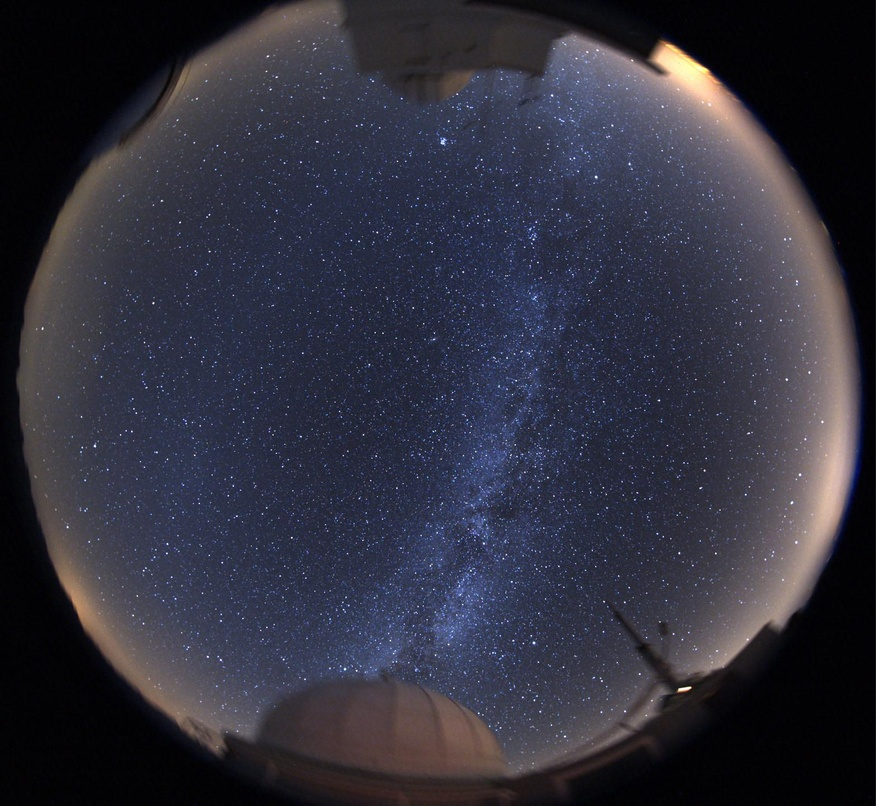
#> input picture v5/examples/milky_way/input.jpeg, 876 x 806 px, shrunk from 1569 x 1444 before the run
$ python -i point_star_footprint.py   (imports and definitions only)
#> lines starting #> are read from the running program, lines starting #| are printed output that depends on the picture; after the words box and inside, x2 and y2 are one past the last pixel; in counts of white or black regions, pixels touching at a corner belong together
"""Conservative image-only support masks for framed fisheye photographs."""
from __future__ import annotations

import hashlib
from pathlib import Path

import numpy as np
from scipy.ndimage import (
    binary_closing,
    binary_fill_holes,
    gaussian_filter,
    label,
)


def _luminance(image):
    pixels = np.asarray(image, dtype=float)
    if pixels.ndim == 3 and pixels.shape[2] >= 3:
        pixels = pixels[..., :3] @ np.array([.2126, .7152, .0722])
    if pixels.ndim != 2 or min(pixels.shape) < 15 or not np.isfinite(pixels).all():
        raise ValueError('A finite greyscale or RGB image at least 15 pixels wide is required')
    return pixels


def _full_image(shape, reason, **details):
    audit = dict(
        status='full_image',
        method='image_luminance_connected_footprint',
        valid_pixel_fraction=1.,
        threshold_adu=None,
        inside_median_adu=None,
        outside_median_adu=None,
        reason=reason,
        metadata_used=False,
        ocr_used=False,
        code_sha256=hashlib.sha256(Path(__file__).read_bytes()).hexdigest(),
    )
    audit.update(details)
    return np.ones(shape, dtype=bool), audit


def infer_sky_footprint(image):
    """Return a Boolean sky-support mask inferred only from image luminance.

    Ambiguous images deliberately fall back to the complete detector.  The
    mask separates a coherent illuminated field from a darker surrounding
    frame; it is not a semantic sky, obstruction, or text classifier.
    """
    pixels = _luminance(image)
    h, w = pixels.shape
    band = max(2, round(min(h, w)/40))
    border = np.zeros((h, w), dtype=bool)
    border[:band] = border[-band:] = True
    border[:, :band] = border[:, -band:] = True
    inset_y, inset_x = max(band, h//4), max(band, w//4)
    interior = pixels[inset_y:h-inset_y, inset_x:w-inset_x]
    if not interior.size:
        return _full_image(pixels.shape, 'Image has no interior sample')
    outside_level = float(np.median(pixels[border]))
    inside_level = float(np.median(interior))
    contrast = inside_level-outside_level
    spread = float(np.percentile(pixels, 95)-np.percentile(pixels, 5))
    required = max(2., .08*max(spread, 1.))
    if contrast <= required:
        return _full_image(pixels.shape, 'No darker surrounding frame was established',
                           border_median_adu=outside_level,
                           interior_median_adu=inside_level,
                           boundary_contrast_adu=contrast)

    sigma = max(1.5, min(h, w)/160.)
    smooth = gaussian_filter(pixels, sigma)
    threshold = outside_level+.35*contrast
    components, count = label(smooth > threshold)
    if not count:
        return _full_image(pixels.shape, 'No coherent illuminated footprint was found',
                           border_median_adu=outside_level,
                           interior_median_adu=inside_level,
                           boundary_contrast_adu=contrast)
    sizes = np.bincount(components.ravel())
    sizes[0] = 0
    chosen = int(np.argmax(sizes))
    mask = components == chosen
    closing_iterations = max(1, round(sigma/2))
    mask = binary_closing(mask, iterations=closing_iterations)
    mask = binary_fill_holes(mask)
    fraction = float(mask.mean())
    if not .1 <= fraction <= .97:
        return _full_image(pixels.shape, 'Candidate footprint area was not credible',
                           border_median_adu=outside_level,
                           interior_median_adu=inside_level,
                           boundary_contrast_adu=contrast,
                           candidate_valid_pixel_fraction=fraction)
    inside_median = float(np.median(pixels[mask]))
    outside_median = float(np.median(pixels[~mask]))
    if inside_median-outside_median <= required:
        return _full_image(pixels.shape, 'Candidate footprint lacked exterior contrast',
                           border_median_adu=outside_level,
                           interior_median_adu=inside_level,
                           boundary_contrast_adu=contrast,
                           candidate_valid_pixel_fraction=fraction)
    return mask.astype(bool), dict(
        status='framed_footprint',
        method='image_luminance_connected_footprint',
        valid_pixel_fraction=fraction,
        threshold_adu=float(threshold),
        inside_median_adu=inside_median,
        outside_median_adu=outside_median,
        border_median_adu=outside_level,
        interior_median_adu=inside_level,
        boundary_contrast_adu=contrast,
        smoothing_sigma_px=float(sigma),
        connected_components=int(count),
        reason='Dominant illuminated field separated from a darker surrounding frame',
        metadata_used=False,
        ocr_used=False,
        code_sha256=hashlib.sha256(Path(__file__).read_bytes()).hexdigest(),
    )

>>> import cv2
>>> picture = cv2.imread('examples/milky_way/input.jpeg', cv2.IMREAD_GRAYSCALE)
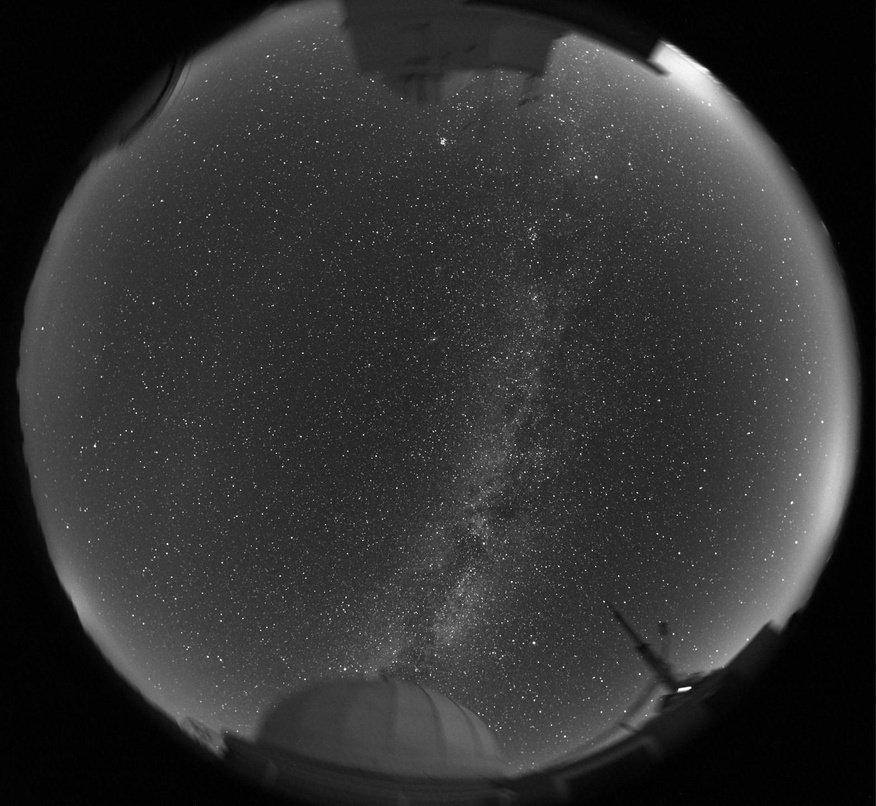
#> picture: shape (806, 876); min 0, max 255, mean 50.6
>>> result = infer_sky_footprint(picture)
#> in infer_sky_footprint, `interior = pixels[inset_y:h-inset_y, inset_x:w-inset_x]`:
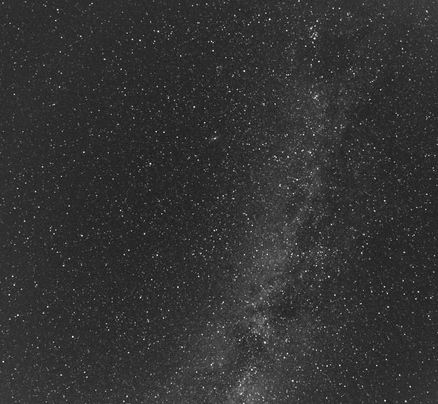
#> interior: shape (404, 438) float64; min 17, max 255, mean 51
#> in infer_sky_footprint, `outside_level = float(np.median(pixels[border]))`: outside_level = 3
#> in infer_sky_footprint, `inside_level = float(np.median(interior))`: inside_level = 47
#> in infer_sky_footprint, `contrast = inside_level-outside_level`: contrast = 44
#> in infer_sky_footprint, `spread = float(np.percentile(pixels, 95)-np.percentile(pixels, 5))`: spread = 109
#> in infer_sky_footprint, `required = max(2., .08*max(spread, 1.))`: required = 8.72
#> in infer_sky_footprint, `threshold = outside_level+.35*contrast`: threshold = 18.4
#> in infer_sky_footprint, `components, count = label(smooth > threshold)`:
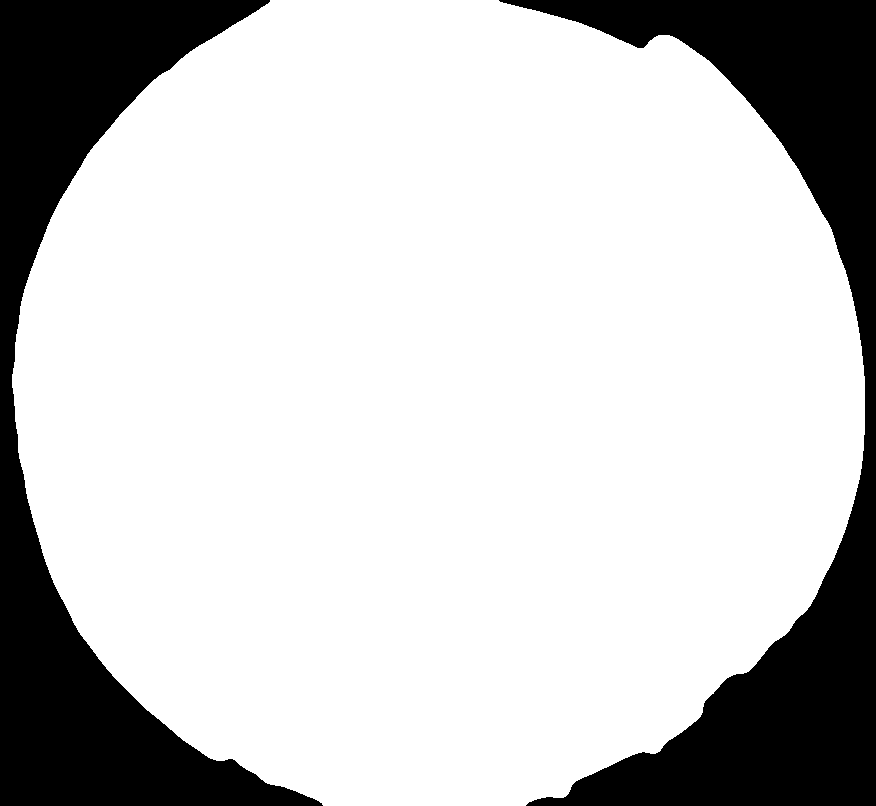
#> components: shape (806, 876) int32; values 0 (black) and 1 (white), 78.5% white; 2 black regions, box (x1, y1, x2, y2) and area: (499, 0, 876, 806) 78562, (0, 0, 323, 806) 73215
#> in infer_sky_footprint, `components, count = label(smooth > threshold)`: count = 1
#> in infer_sky_footprint, `sizes = np.bincount(components.ravel())`: sizes = [151777, 554279]
#> in infer_sky_footprint, `chosen = int(np.argmax(sizes))`: chosen = 1
#> in infer_sky_footprint, `mask = binary_closing(mask, iterations=closing_iterations)`:
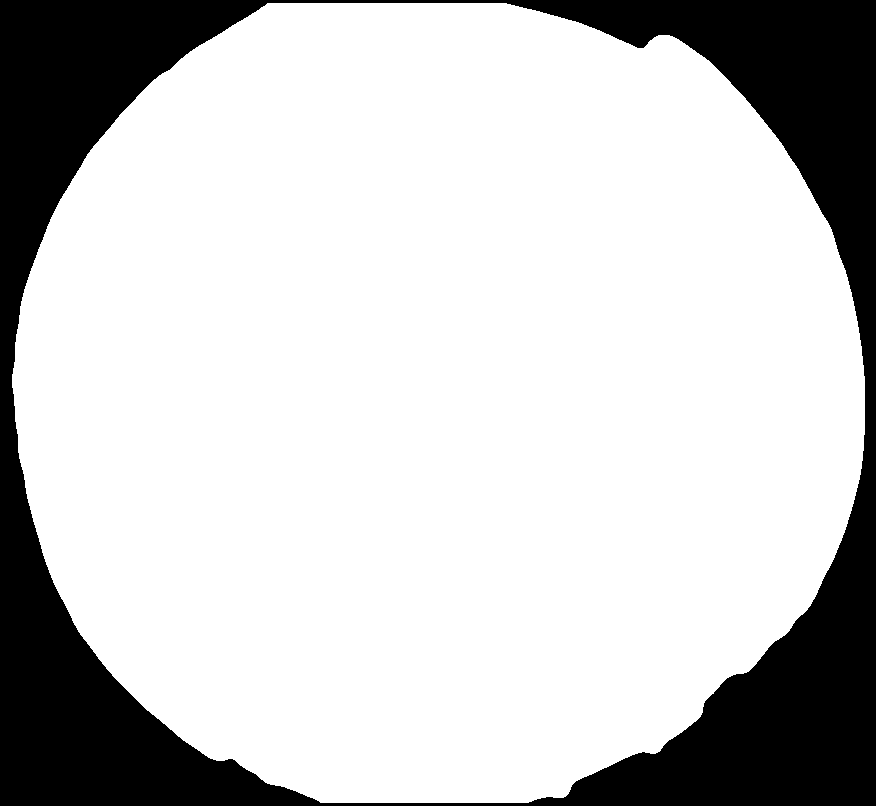
#> mask: shape (806, 876) bool; 78.3% white; 1 black region, box (x1, y1, x2, y2) and area: (0, 0, 876, 806) 153083
#> in infer_sky_footprint, `fraction = float(mask.mean())`: fraction = 0.783
#> in infer_sky_footprint, `inside_median = float(np.median(pixels[mask]))`: inside_median = 56
#> in infer_sky_footprint, `outside_median = float(np.median(pixels[~mask]))`: outside_median = 2
